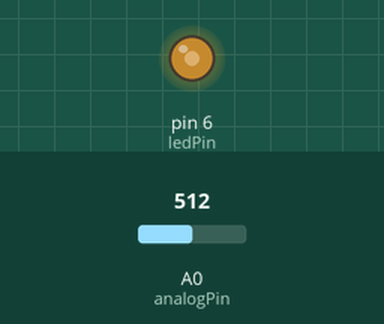
Bench run of a sketch on a simulated Arduino Uno, built with avr-gcc and run on an emulated ATmega328P. Shown: output pins drawn as LEDs (lit = HIGH). Inputs (shaded band) come from the test bench; at power-on: A0 (analogPin) = 512.

Above: at 1.2 s.
1.3 s: A0 (analogPin) set to 716
At 1.6 s:
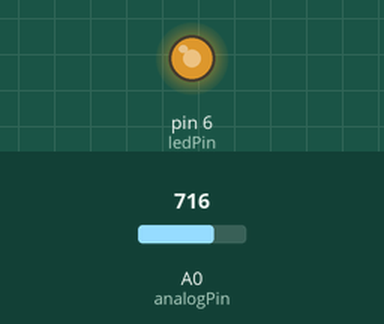
2.8 s: A0 (analogPin) set to 900
At 4.0 s:
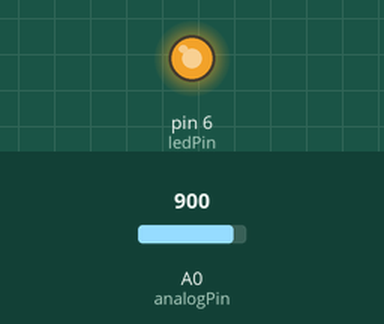
4.3 s: A0 (analogPin) set to 122
At 5.1 s:
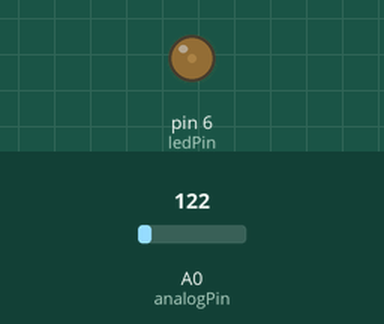
5.8 s: A0 (analogPin) set to 0
At 6.2 s:
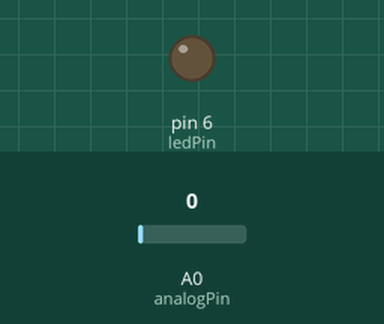
Timing chart, 0 to 8.3 s (numbered marks = the images above; inputs shaded):
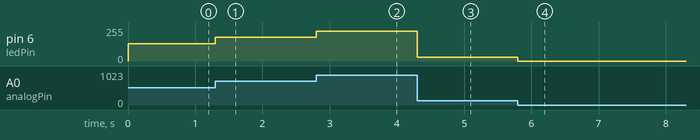

Measured:
- after the input at 1.3 s, pin 6 (ledPin): 128/255 → 179/255 at once
- after the input at 2.8 s, pin 6 (ledPin): 179/255 → 225/255 at once
- after the input at 4.3 s, pin 6 (ledPin): 225/255 → 30/255 at once
- after the input at 5.8 s, pin 6 (ledPin): 30/255 → 0/255 at once

The sketch:

Led_Brightness.ino
```cpp
// private include
/* BEGIN USER CODE PI */
/* END USER CODE PI */

// private define
/* BEGIN USER CODE PD */
/* END USER CODE PD */

// private macro
/* BEGIN USER CODE PM */
/* END USER CODE PM */

// private variable
/* BEGIN USER CODE PV */
int ledPin = 6;
int analogPin = A0;
int val = 0;
/* END USER CODE PV */

/* BEGIN USER CODE 0 */
/* END USER CODE 0 */

// private function
/* BEGIN USER CODE PF */
/* END USER CODE PF */

/* BEGIN USER CODE 1 */
/* END USER CODE 1 */

void setup() {
  // put your setup code here, to run once:
  /* BEGIN USER CODE 2 */
  pinMode(ledPin, OUTPUT);
  /* END USER CODE 2 */
}

void loop() {
  // put your main code here, to run repeatedly:
  /* END USER CODE LOOP */
  /* BEGIN USER CODE 3 */
  val = analogRead(analogPin);
  analogWrite(ledPin, val / 4);
}
/* END USER CODE 3 */
```
